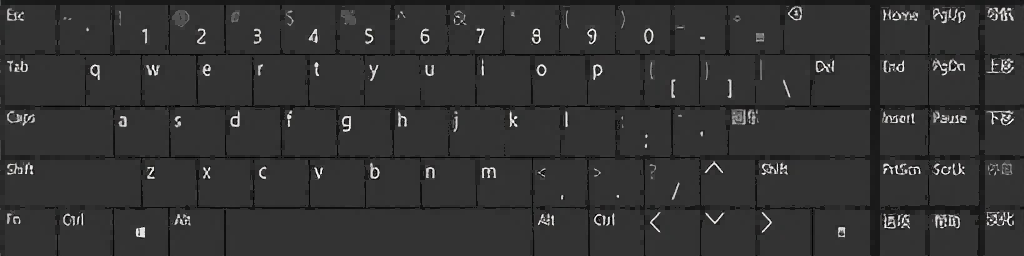
#> input picture plugins/browser/keyboard/keyboard.png, 1024 x 256 px
$ python handle.py
#> lines starting #> are read from the running program, lines starting #| are printed output that depends on the picture
import cv2
import numpy as np

# 读取图片
img = cv2.imread("keyboard.png", cv2.IMREAD_UNCHANGED)
#> img is the input picture: shape (256, 1024, 4); mean B, G, R, A 51.5, 51.5, 51.6, 255

# 统一为 RGBA 格式
if len(img.shape) == 2:
    img = cv2.cvtColor(img, cv2.COLOR_GRAY2RGBA)
elif img.shape[2] == 3:
    img = cv2.cvtColor(img, cv2.COLOR_BGR2RGBA)
elif img.shape[2] == 4:
    img = cv2.cvtColor(img, cv2.COLOR_BGRA2RGBA)

# 补白（确保图片可以被 128x128 整除）
height, width = img.shape[:2]
#> height = 256; width = 1024
rows = (height + 127) // 128
#> rows = 2
cols = (width + 127) // 128
#> cols = 8

# 创建一个新的画布，大小为 rows * 128 x cols * 128
new_height = rows * 128
#> new_height = 256
new_width = cols * 128
#> new_width = 1024
white = np.zeros((new_height, new_width, 4), dtype=np.uint8)
white[:height, :width] = img

# 分割图片并保存为 bin 文件
for i in range(rows):
    for j in range(cols):
        # 计算每个区块的起始和结束位置
        start_y = i * 128
        end_y = start_y + 128
        start_x = j * 128
        end_x = start_x + 128

        # 提取区块
        block = white[start_y:end_y, start_x:end_x]

        # 保存为 bin 文件
        block.tofile(f"keyboard_{i}_{j}.bin")
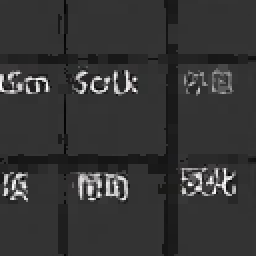
#> block: shape (128, 128, 4) (shown 2 times larger); mean R, G, B, A 53.6, 53.5, 53.5, 255

print("分割完成，共生成 {} 个 bin 文件。".format(rows * cols))
#| 分割完成，共生成 16 个 bin 文件。
